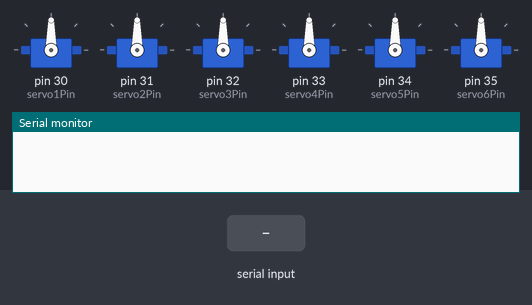
This sketch was run on a simulated Arduino Mega 2560, built with avr-gcc and run on an emulated ATmega2560. On the bench: 6 × servo, the last lines printed to the serial monitor. The inputs (shaded band) are chosen by the test bench.

Above: at 1.2 s.
1.3 s: "q" received over Serial
At 2.3 s:
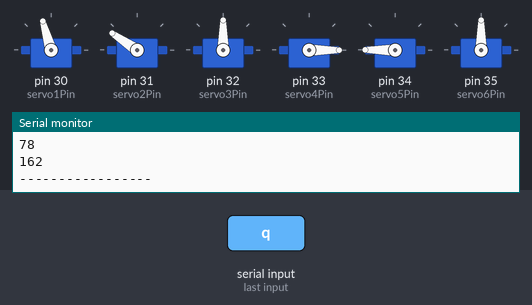
2.8 s: "a" received over Serial
At 3.4 s:
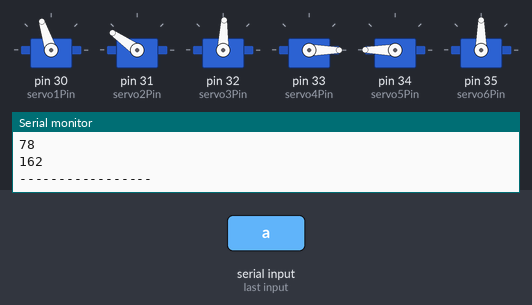
Timing chart, 0 to 5.8 s (numbered marks = the images above; inputs shaded):
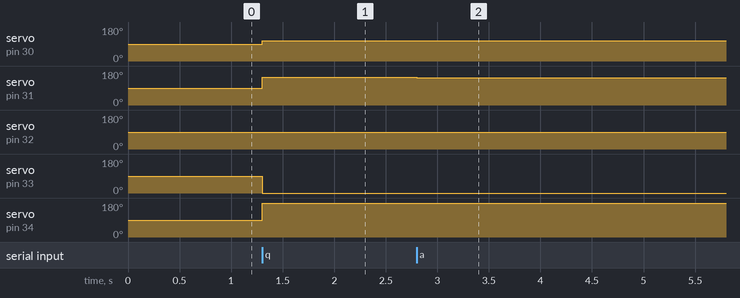

The sketch:

inverse.ino
```cpp
#include "Arduino.h"
/*Libraries*/
#include "C:\Users\moham\Documents\PlatformIO\Projects\Embedded\.pio\libdeps\uno\VarSpeedServo-master\VarSpeedServo.h"

/*Global varibles*/
VarSpeedServo servo1, servo2, servo3, servo4, servo5, servo6;
const byte servo1Pin = 30, servo2Pin = 31, servo3Pin = 32, servo4Pin = 33, servo5Pin = 34, servo6Pin = 35;
const byte r1 = 120, r2 = 96, r3 = 29.5;
byte x = 39, y = 15, z = 92, angle4 = 78, angle5 = 162, angle6 = 87;

/*Setup*/
void setup() {
    servo1.attach(servo1Pin, 544, 2400);
    servo2.attach(servo2Pin, 544, 2400);
    servo3.attach(servo3Pin, 544, 2400);
    servo4.attach(servo4Pin, 544, 2400);
    servo5.attach(servo5Pin, 544, 2400);
    servo6.attach(servo6Pin, 544, 2400);
    Serial.begin(9600);
}
void loop() {
    if (Serial.available()) {
        char a = Serial.read();
        if (a == 'q') {
            x += 3;
        } else if (a == 'a') {
            x -= 3;
        } else if (a == 'w') {
            y += 3;
        } else if (a == 's') {
            y -= 3;
        } else if (a == 'e') {
            z += 3;
        } else if (a == 'd') {
            z -= 3;
        } else if (a == 'r') {
            angle4 += 3;
        } else if (a == 'f') {
            angle4 -= 3;
        } else if (a == 't') {
            angle5 += 3;
        } else if (a == 'g') {
            angle5 -= 3;
        } else if (a == 'y') {
        } else if (a == 'h') {
        }
        armSetPosition(x, y, z, angle4, angle5, 0);
        Serial.println(x);
        Serial.println(y);
        Serial.println(z);
        Serial.println(angle4);
        Serial.println(angle5);
        Serial.println("-----------------");
    }
}

/*Functions*/

/**
 * @brief Direct controle over the angles of the motors.
 * @param angle1 The angle of servo1 (0<=angle1<=180)
 * @param angle2 The angle of servo2 (34<=angle2<=180)
 * @param angle3 The angle of servo3 (54<=angle3<=180)
 * @param angle4 The angle of servo4 (0<=angle4<=180)
 * @param angle5 The angle of servo5 (0<=angle5<=180)
 * @param speed The speed of the motors (put 0 for max speed)
 */

void armSetAngle(byte angle1, byte angle2, byte angle3, byte angle4, byte angle5, byte angle6, byte speed) {
    servo1.write(angle1, speed);  //0 <=θ1<=180, default θ1=87
    servo2.write(angle2, speed);  //34<=θ2<=180, default θ2=117
    servo3.write(angle3, speed);  //54<=θ3<=180, default θ3=92
    servo4.write(angle4, speed);  //0 <=θ4<=180, default θ4=78
    servo5.write(angle5, speed);  //0 <=θ5<=180, default θ5=162
    servo5.write(angle6, speed);  //54 <=θ6<=123,default θ6=87
}

/**
 * @brief Set arm to default position.
 * @param speed The speed of the motors (put 0 for max speed)
*/
void armSetDefault(byte speed) {
    servo1.write(87, speed);
    servo2.write(115, speed);
    servo3.write(78, speed);
    servo4.write(181, speed);
    servo5.write(69, speed);
    servo6.write(35, speed);
}

/**
 * @brief Get the angle of a motor.
 * @param motorNumber The number of the motors 0->5
*/
int getMotorAngle(byte motorNumber) {
    if (motorNumber == 1) {
        return servo1.read();
    } else if (motorNumber == 2) {
        return servo2.read();
    } else if (motorNumber == 3) {
        return servo3.read();
    } else if (motorNumber == 4) {
        return servo4.read();
    } else if (motorNumber == 5) {
        return servo5.read();
    }
}

/**
 * @brief Controle over the arm position.
 * @param xPos The x position of the end effector
 * @param yPos The y position of the end effector
 * @param zPos The z position of the end effector
 * @param pitchAngle The pitch angle of the end effector
 * @param attackAngle The attack angle of the end effector
 * @param speed The speed of the motors (put 0 for max speed)
 *
*/
void armSetPosition(int xPos, int yPos, int zPos, int pitchAngle, int attackAngle, byte speed) {
    float x = sqrt(xPos * xPos + yPos * yPos) - r3 * cos((float)attackAngle * PI / 180);
    float y = zPos - r3 * sin((float)attackAngle * PI / 180);

    float c = sqrt(x * x + y * y);
    float theta1 = atan2(yPos, xPos);
    float theta2 = atan2(y, x) + acos((float)(c * c + r1 * r1 - r2 * r2) / (2 * c * r1));
    float theta3 = atan2(y, x) - acos((float)(c * c + r2 * r2 - r1 * r1) / (2 * c * r2)) - theta2;
    float theta5 = attackAngle * PI / 180 - (theta3 + theta2);

    int angle1 = 87 + theta1 * 180 / PI;
    int angle2 = 245 - theta2 * 180 / PI;
    int angle3 = 210 + theta3 * 180 / PI;
    int angle4 = 68 - pitchAngle;
    int angle5 = 96 + theta5 * 180 / PI;

    servo1.write(angle1, speed);
    servo2.write(angle2, speed);
    servo3.write(angle3, speed);
    servo4.write(angle4, speed);
    servo5.write(angle5, speed);
}

void gripperController(int mode) {
    if (mode == 0) {
    }
}
```

Measured:
- after the input at 1.3 s, servo on pin 30 (servo1Pin): 90° → 106° at once; servo on pin 31 (servo2Pin): 90° → 146° at once; servo on pin 33 (servo4Pin): 90° → 0° at once; servo on pin 34 (servo5Pin): 90° → 180° at once
- after the input at 2.8 s, servo on pin 30 (servo1Pin): 106° → 108° at once; servo on pin 31 (servo2Pin): 146° → 145° at once; servo on pin 32 (servo3Pin): 90° → 88° at once
